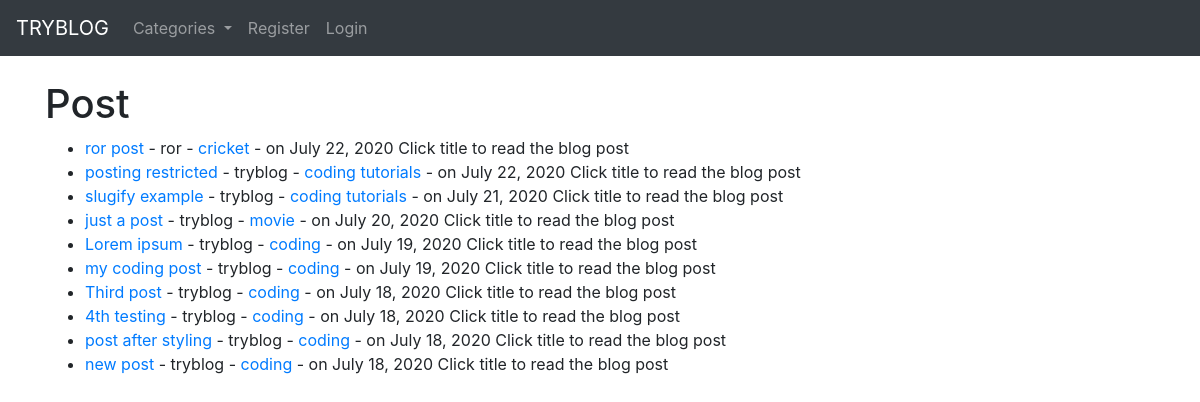
The app's page /, older data.
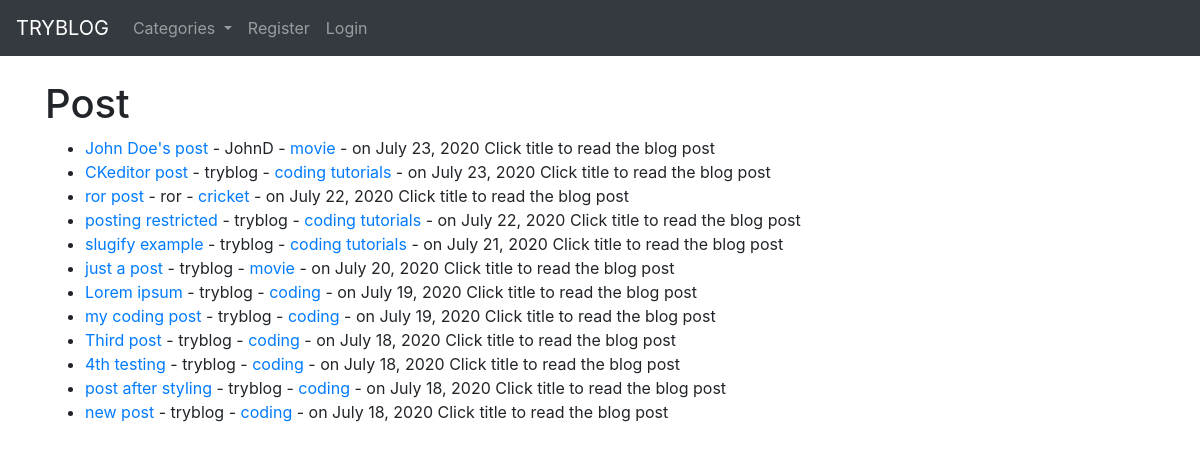
The same page, newer data.
### myblog/models.py (models this page shows, shortened)
class Post(models.Model):
    title = models.CharField(max_length=255)
    title_tag = models.CharField(max_length=255)
    author = models.ForeignKey(User, on_delete=models.CASCADE)
    body = RichTextField(blank = True, null = True)
    post_date = models.DateField(auto_now_add=True)
    category = models.CharField(max_length=255,default='coding')
    snippets = models.CharField(max_length=255)
    likes = models.ManyToManyField(User,related_name='blog_post')

### myblog/views.py (the view)
# urls.py: path('',HomeView.as_view(),name="home"),
class HomeView(ListView):
    model = Post
    template_name = 'home.html'
    ordering = ['-post_date']
    def get_context_data(self,*args,**kwargs):
        cat_menu = Category.objects.all()
        context = super(HomeView,self).get_context_data(*args,**kwargs)
        context["cat_menu"] = cat_menu
        return context

### myblog/models.py (called while the page is built)
    def __str__(self):
        return self.name

### myblog/templates/home.html (shortened to what this page needs)
{% extends 'base.html'%}
{% block content %}
<h1>Post</h1>
<ul>
{% for post in object_list %}
   <li><a href="{% url 'article-details' post.pk %}">
      {{post.title}}</a>
      - {{post.author}}
      - <a href="{% url 'category' post.category|slugify %}">{{post.category}}</a>
      - on {{ post.post_date }}
      {{ post.snippets }}
   </li>
{% endfor %}
</ul>
{% endblock %}

### myblog/templates/base.html (shortened to what this page needs)
<!doctype html>
<html lang="en">
  <head>
    <link rel="stylesheet" href="https://stackpath.bootstrapcdn.com/bootstrap/4.5.0/css/bootstrap.min.css">
  </head>
  <body>
    <nav class="navbar navbar-expand-lg navbar-dark bg-dark">
      <a class="navbar-brand" href="{% url 'home' %}">TRYBLOG</a>
      <div class="collapse navbar-collapse" id="navbarSupportedContent">
        <ul class="navbar-nav mr-auto">
          {% if cat_menu %}
          <li class="nav-item dropdown">
            <a class="nav-link dropdown-toggle" href="#" id="navbarDropdown" role="button" data-toggle="dropdown" aria-haspopup="true" aria-expanded="false">
              Categories
            </a>
          </li>
          {% else %}
          <li class="nav-item">
            <a class="nav-link" href="{% url 'category_list' %}">Categories</a>
          </li>
          {% endif %}
          {% if user.is_authenticated %}
          <li class="nav-item">
            <a class="nav-link" href="{% url 'add_post' %}">Add Post</a>
          </li>
          <li class="nav-item">
            <a class="nav-link" href="{% url 'add_category' %}">Add Category</a>
          </li>
          <li class="nav-item">
            <a class="nav-link" href="{% url 'edit_profile' %}">Edit Profile</a>
          </li>
          <li class="nav-item">
           <a class="nav-link" href="{% url 'logout' %}">Logout</a>
         </li>
          {% else %}
          <li class="nav-item">
            <a class="nav-link" href="{% url 'register' %}">Register</a>
          </li>
          <li class="nav-item">
            <a class="nav-link" href="{% url 'login' %}">Login</a>
          {% endif %}
        </ul>
      </div>
    </nav>
    <br/>
    <div class="container">
    {% block content %}
    {% endblock %}
    </div>
  </body>
</html>

Row changes from the older to the newer data that the page shows:
added Post: title "John Doe's post", author "JohnD", category "movie", post_date "July 23, 2020", snippets "Click title to read the blog post"
added Post: title "CKeditor post", author "tryblog", category "coding tutorials", post_date "July 23, 2020", snippets "Click title to read the blog post"
